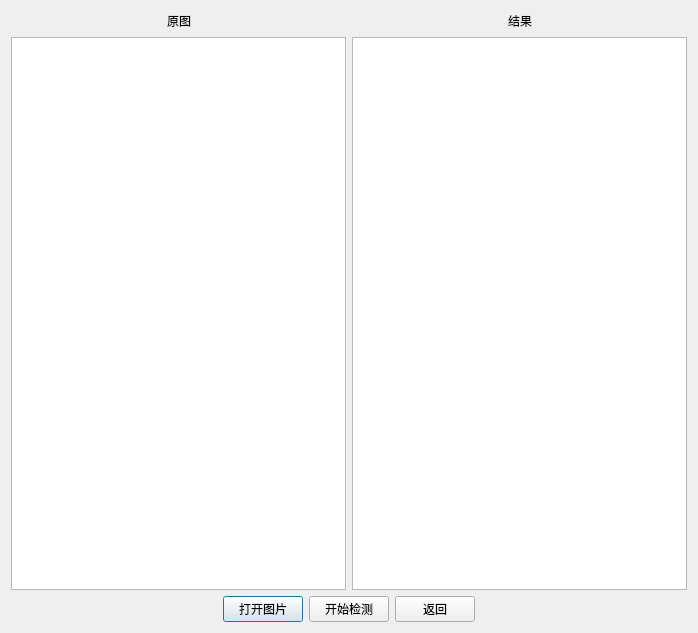
<?xml version="1.0" encoding="UTF-8"?>
<ui version="4.0">
 <class>face_rec_Dialog</class>
 <widget class="QDialog" name="face_rec_Dialog">
  <property name="geometry">
   <rect>
    <x>0</x>
    <y>0</y>
    <width>698</width>
    <height>633</height>
   </rect>
  </property>
  <property name="windowTitle">
   <string>人脸识别</string>
  </property>
  <layout class="QVBoxLayout" name="verticalLayout_8">
   <item>
    <layout class="QVBoxLayout" name="verticalLayout_7">
     <item>
      <layout class="QHBoxLayout" name="horizontalLayout_4">
       <item>
        <layout class="QVBoxLayout" name="verticalLayout_5">
         <item>
          <layout class="QHBoxLayout" name="horizontalLayout_2">
           <item>
            <spacer name="horizontalSpacer">
             <property name="orientation">
              <enum>Qt::Horizontal</enum>
             </property>
             <property name="sizeHint" stdset="0">
              <size>
               <width>40</width>
               <height>20</height>
              </size>
             </property>
            </spacer>
           </item>
           <item>
            <widget class="QLabel" name="label">
             <property name="text">
              <string>原图</string>
             </property>
            </widget>
           </item>
           <item>
            <spacer name="horizontalSpacer_2">
             <property name="orientation">
              <enum>Qt::Horizontal</enum>
             </property>
             <property name="sizeHint" stdset="0">
              <size>
               <width>40</width>
               <height>20</height>
              </size>
             </property>
            </spacer>
           </item>
          </layout>
         </item>
         <item>
          <widget class="QGraphicsView" name="graphicsView"/>
         </item>
        </layout>
       </item>
       <item>
        <layout class="QVBoxLayout" name="verticalLayout_6">
         <item>
          <layout class="QHBoxLayout" name="horizontalLayout_3">
           <item>
            <spacer name="horizontalSpacer_3">
             <property name="orientation">
              <enum>Qt::Horizontal</enum>
             </property>
             <property name="sizeHint" stdset="0">
              <size>
               <width>40</width>
               <height>20</height>
              </size>
             </property>
            </spacer>
           </item>
           <item>
            <widget class="QLabel" name="label_2">
             <property name="text">
              <string>结果</string>
             </property>
            </widget>
           </item>
           <item>
            <spacer name="horizontalSpacer_4">
             <property name="orientation">
              <enum>Qt::Horizontal</enum>
             </property>
             <property name="sizeHint" stdset="0">
              <size>
               <width>40</width>
               <height>20</height>
              </size>
             </property>
            </spacer>
           </item>
          </layout>
         </item>
         <item>
          <widget class="QGraphicsView" name="graphicsView_2"/>
         </item>
        </layout>
       </item>
      </layout>
     </item>
     <item>
      <layout class="QHBoxLayout" name="horizontalLayout">
       <item>
        <spacer name="horizontalSpacer_5">
         <property name="orientation">
          <enum>Qt::Horizontal</enum>
         </property>
         <property name="sizeHint" stdset="0">
          <size>
           <width>40</width>
           <height>20</height>
          </size>
         </property>
        </spacer>
       </item>
       <item>
        <widget class="QPushButton" name="pushButton">
         <property name="text">
          <string>打开图片</string>
         </property>
        </widget>
       </item>
       <item>
        <widget class="QPushButton" name="pushButton_2">
         <property name="text">
          <string>开始检测</string>
         </property>
        </widget>
       </item>
       <item>
        <widget class="QPushButton" name="pushButton_3">
         <property name="text">
          <string>返回</string>
         </property>
        </widget>
       </item>
       <item>
        <spacer name="horizontalSpacer_6">
         <property name="orientation">
          <enum>Qt::Horizontal</enum>
         </property>
         <property name="sizeHint" stdset="0">
          <size>
           <width>40</width>
           <height>20</height>
          </size>
         </property>
        </spacer>
       </item>
      </layout>
     </item>
    </layout>
   </item>
  </layout>
 </widget>
 <resources/>
 <connections/>
</ui>
